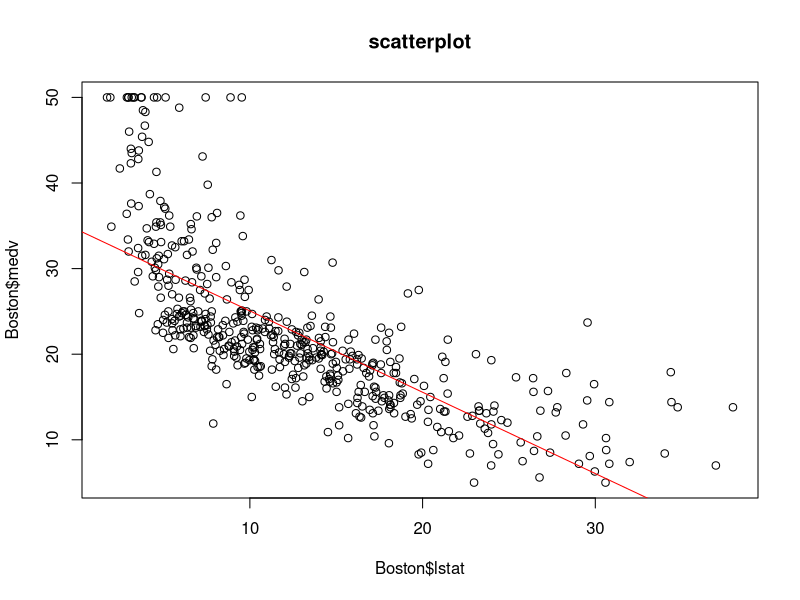

Write the R code that produced this figure.
## ---- chunk 1
alpha = 0.05
n=40
q = 3
X_barra = c(46.1, 57.3, 50.4)
S = matrix(c(101.3, 63.0, 71.0, 63.0, 80.2, 55.6, 71.0, 55.6, 97.4), nrow = 3, ncol=3)

C = rbind(c(1,-1,0),c(0,1,-1))

T_square = (n*t(C%*%X_barra)%*%solve(C%*%S%*%t(C))%*%(C%*%X_barra))[1,1]

fract = ((n-1)*(q-1))/(n-q+1)
F_q_n = qf(1-alpha, df1 = q-1,df2=n-q+1)

fract_F = fract * F_q_n
T_square
fract_F
## ---- chunk 2
alpha = 0.05
n=40
q=3
X_barra = c(46.1, 57.3, 50.4)
S = matrix(c(101.3, 63.0, 71.0, 63.0, 80.2, 55.6, 71.0, 55.6, 97.4), nrow = 3, ncol=3)
D_M = matrix(data = NA, nrow = 3, ncol = 2)
fract = ((n-1)*(q-1))/(n-q+1)
C_matrix = rbind(c(1,-1,0), c(1,0,-1), c(0,1,-1))
F_q_n = qf(1-alpha, df1 = q-1,df2=n-q+1)

for (i in 1:3){
  c = C_matrix[i,]
  CSC_N_S = sqrt((t(c)%*%S%*%c)/n)
  
  D_M[i,1] = t(c)%*%X_barra + sqrt(fract*F_q_n)*CSC_N_S
  D_M[i,2] = t(c)%*%X_barra - sqrt(fract*F_q_n)*CSC_N_S
} 
D_M
## ---- chunk 3
n2 = 3
n3 = 4
p = 2


X2_1 <- c(3,1,2)
X2_2 <- c(3,6,3)
X2 = t(rbind(X2_1,X2_2))

X3_1 <- c(2,5,3,2)
X3_2 <- c(3,1,1,3)
X3 = t(rbind(X3_1,X3_2))

#Cada fila es una variable
S2 = cov(X2)
  
S3 = cov(X3)

Spooled = ( ((n2-1)*S2) + ((n3-1)*S3) ) / (n2+n3-2)

Spooled
## ---- chunk 4
#Ho => Mu2 = Mu3 es decir delta_0 es = 0
alpha = 0.01
X2_barra = rbind(mean(X2_1),mean(X2_2))
  
X3_barra = rbind(mean(X3_1),mean(X3_2))

#Como n-p es 1 y 2 respectivamente, es decir no es grande entonces asumimos normalidad para usar Tsquared

frac = (n3+n2)/(n3*n2)

Tsqared = t(X2_barra-X3_barra) %*% solve(frac*Spooled) %*% (X2_barra-X3_barra)

frac2 = (p*(n2+n3-2) ) / (n2+n3-p-1)

f_p_n_n = qf(1-alpha, p, (n2+n3-p-1))

f_p_n_n_frac2 = f_p_n_n * frac2


#Si Tsqared es mayor a 45 entonces no se acepta la prueba de hipótesis con una confianza del 99%

if (Tsqared > f_p_n_n_frac2) {
  print("No se acepta la prueba de hipótesis con una confianza del 99%")
} else {
 print("Se acepta la prueba de hipótesis con una confianza del 99%") 
}

## ---- chunk 5

## ---- chunk 6
library(MASS)
data(Boston)
modelo=lm(medv~lstat, data=Boston) 
summary(modelo)
## ---- chunk 7
confint(modelo,level=0.95)
## ---- chunk 8
prediccion = data.frame(lstat=c(5,10,15))
predict(modelo,prediccion,interval='confidence',level=0.95)
## ---- chunk 9
plot(Boston$lstat,Boston$medv,main="scatterplot")
abline(modelo,col='red')
## ---- chunk 10
modelo_2 = lm(medv~.,data=Boston)
summary(modelo_2)
## ---- chunk 11
confint(modelo_2,level=0.95)
